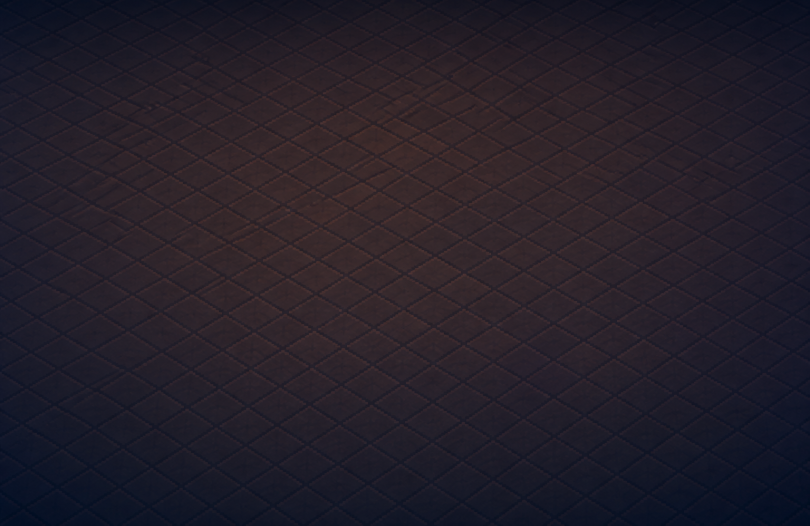
#> input picture art/floor.png, 2430 x 1576 px (shown at 1/3 size)
$ python build_office.py
#> lines starting #> are read from the running program, lines starting #| are printed output that depends on the picture
"""Compose the RADE OFFICE room (dashboard v2) out of the sprites cut from the pack.

The reference shot frames the room close up: one long back wall across the top,
big night windows in it, and a floor that runs off every edge. That is what the
geometry here reproduces. Two scales are deliberate — the floor keeps the pack's
native tile so the grid stays fine, while furniture and bots are doubled, because
in the reference a desk is about two and a half tiles wide and the pack's desk
sprite is barely one.

Everything that never moves is baked into one PNG; the bots, the desk monitors
and the screen glow are drawn live by the page, so all this file has to get right
is the geometry, which it writes out next to the PNG as JSON.
"""
import json
import os

from PIL import Image, ImageDraw

HERE = os.path.dirname(os.path.abspath(__file__))
SPR = os.path.join(HERE, "art", "sprites")
OUT = os.path.join(HERE, "static", "office")

W, H = 1040, 590
TW, TH = 76, 38               # floor diamond, kept at the pack's own size
K = 2                         # furniture / character upscale

# the wall/floor seam: nearly level, dropping very slightly to the left
BASE0, SLOPE = 232.0, -0.085


def base(x):
    return BASE0 + SLOPE * x


_cache = {}


def s(name, flip=False, k=1):
    key = (name, flip, k)
    if key not in _cache:
        im = Image.open(os.path.join(SPR, name + ".png")).convert("RGBA")
        if flip:
            im = im.transpose(Image.FLIP_LEFT_RIGHT)
        if k != 1:
            im = im.resize((int(im.width * k), int(im.height * k)), Image.NEAREST)
        _cache[key] = im
    return _cache[key]


def put(im, sp, x, y):
    """anchor a sprite by its bottom centre"""
    im.alpha_composite(sp, (int(x - sp.width / 2), int(y - sp.height)))


# ---------------------------------------------------------------- floor
FLOOR = os.path.join(HERE, "art", "floor.png")
FLOOR_TOP = 120          # it starts above the wall seam; the wall covers the rest


def floor(im):
    """One painted floor rather than a tiled one. Its whole width is fitted to
    the room so the tiles stay as fine as they are in the source picture, and
    only the height is cropped."""
    f = Image.open(FLOOR).convert("RGBA")
    k = W / f.width
    f = f.resize((W, round(f.height * k)), Image.LANCZOS)
    h = H - FLOOR_TOP
    y0 = (f.height - h) // 2 + 40    # the middle of the source is the lit part
    im.alpha_composite(f.crop((0, y0, W, y0 + h)), (0, FLOOR_TOP))


# ---------------------------------------------------------------- wall
BRICK_A = (58, 49, 72)
BRICK_B = (51, 43, 64)
MORTAR = (39, 32, 50)
SKIRT = (32, 26, 42)
STONE = (146, 126, 112)


def wall(im):
    d = ImageDraw.Draw(im)
    for x in range(W):
        b = base(x)
        d.line([(x, 0), (x, b)], fill=BRICK_A if (x // 26) % 2 else BRICK_B)
        # courses run level with the seam so the brick reads as one flat face
        for k in range(0, 14):
            y = b - 9 - k * 19
            if y > 0:
                d.point((x, y), fill=MORTAR)
        if (x // 13) % 2 == 0:
            for k in range(0, 14):
                y = b - 9 - k * 19
                if y > 0:
                    d.line([(x, y), (x, y - 18)], fill=MORTAR)
        # skirting board, and the shadow the wall drops on the floor
        d.line([(x, b - 8), (x, b)], fill=SKIRT)
        d.line([(x, b + 1), (x, b + 7)], fill=(24, 19, 32))


def window(im, x0, x1, y0, y1, panes=3):
    """A panoramic window: night city inside, stone frame and mullions outside."""
    city = s("weather_07")
    # tile the skyline instead of stretching it, or the towers come out smeared
    tile = city.crop((6, 6, city.width - 6, city.height - 6))
    tile = tile.resize((tile.width * 3, tile.height * 3), Image.NEAREST)
    tile = tile.crop((0, tile.height - (y1 - y0), tile.width, tile.height))
    strip = Image.new("RGBA", (x1 - x0, y1 - y0))
    for x in range(0, x1 - x0, tile.width):
        strip.alpha_composite(tile, (x, 0))
    im.alpha_composite(strip, (x0, y0))
    d = ImageDraw.Draw(im)
    for w in range(9):                                    # frame
        d.rectangle([x0 - w - 1, y0 - w - 1, x1 + w, y1 + w],
                    outline=STONE if 2 < w < 7 else (92, 78, 70))
    for i in range(1, panes):                             # mullions
        mx = x0 + (x1 - x0) * i // panes
        d.rectangle([mx - 6, y0, mx + 6, y1], fill=(112, 96, 86))
        d.line([(mx - 6, y0), (mx - 6, y1)], fill=STONE)
        d.line([(mx + 6, y0), (mx + 6, y1)], fill=(74, 62, 56))
    d.rectangle([x0 - 13, y1 + 8, x1 + 12, y1 + 19], fill=(120, 103, 92))   # sill
    d.rectangle([x0 - 13, y1 + 8, x1 + 12, y1 + 10], fill=(163, 143, 128))


# [6 lines left out: function conduit, not called in this run]


# ---------------------------------------------------------------- contents
KD = 2.2                       # desks read as big workstations in the reference

# every position below is the reference shot's own layout, scaled 0.84 into
# world pixels, so the room reads the same way it does there
DESKS = [(168, 392), (466, 392), (764, 392),
         (285, 534), (588, 534), (886, 534)]

# the two hand-drawn characters bring their own chair, desk and monitor, so
# their slots get nothing baked under them (see extract_chars.py)
OWN = [3, 4]

# name, x, y (floor anchor), scale
PROPS = [
    ("furni_25", 250, 242, 1.7), ("furni_31", 350, 248, 1.7),      # planters
    ("anim_08", 522, 204, 1.53),                                   # sofa, two bots on it
    ("furni_06", 615, 242, 1.62),                                  # coffee table
    ("furni_14", 628, 224, 1.25), ("furni_13", 726, 236, 1.7),     # fridge, coffee bar
    ("furni_16", 800, 248, 1.2),
    ("rack_a", 950, 250, 1.9), ("rack_b", 1016, 270, 1.7),
    ("furni_15", 44, 528, 1.65), ("furni_23", 108, 502, 1.9),      # cooler, palm
    ("furni_08", 986, 530, 1.9), ("furni_10", 1022, 480, 1.6),     # shelf, lamp table
    ("furni_17", 36, 574, 1.6),
    ("furni_34", 404, 334, 1.6), ("furni_29", 150, 270, 1.5),
]


# [31 lines left out: functions tint, lamp, vignette, not called in this run]


def build():
    im = Image.new("RGBA", (W, H), (13, 10, 20, 255))
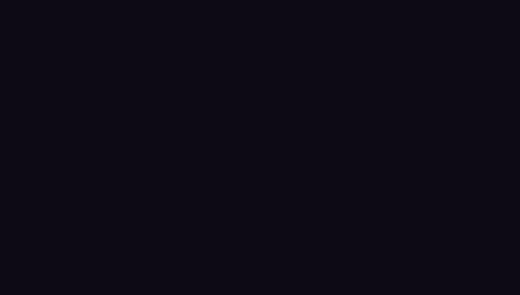
#> im: PIL image 1040x590 RGBA (shown at 1/2 size); mean R, G, B, A 13, 10, 20, 255
    floor(im)
#> in floor, `f = f.resize((W, round(f.height * k)), Image.LANCZOS)`:
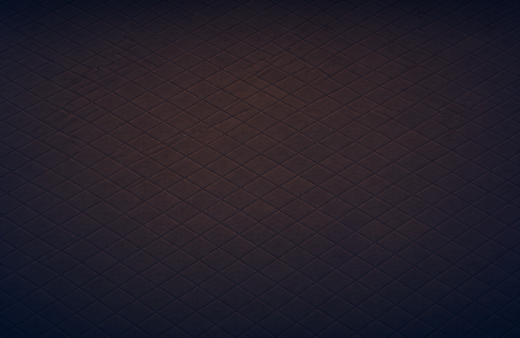
#> f: PIL image 1040x675 RGBA (shown at 1/2 size); mean R, G, B, A 36.1, 30.5, 40.5, 255
#> in floor, `im.alpha_composite(f.crop((0, y0, W, y0 + h)), (0, FLOOR_TOP))`:
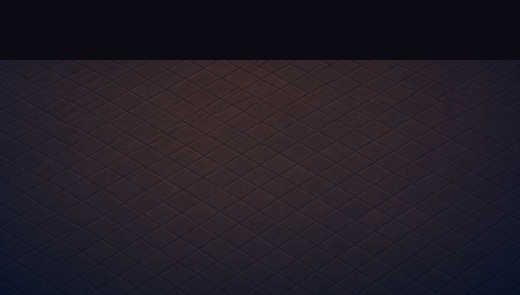
#> im: PIL image 1040x590 RGBA (shown at 1/2 size); mean R, G, B, A 34.6, 28.2, 37.5, 255
    wall(im)
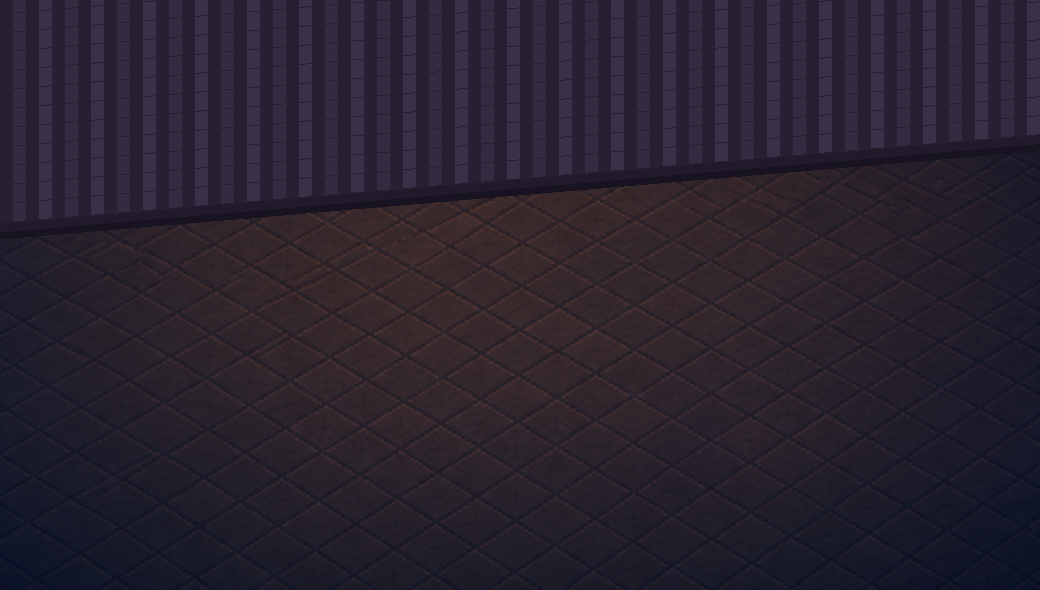
#> im: PIL image 1040x590 RGBA; mean R, G, B, A 40.9, 34, 46.9, 255

    window(im, 242, 596, 18, 186, panes=3)
    conduit(im)

    put(im, s("neon_rade", k=2.2), 84, 104)
    put(im, s("poster", k=1.2), 186, 208)
    put(im, s("deco_00", k=1.1), 693, 90)         # COFFEE
    put(im, s("deco_04", k=1.7), 783, 112)        # corkboard
    lamp(im, s("deco_01", k=1.6), 330, 84)
    lamp(im, s("deco_02", k=1.6), 640, 80)
    put(im, s("door_00", k=1.6), 873, 190)

    items = [(y, name, x, k) for name, x, y, k in PROPS]
    items += [(y, "desk", x, KD) for i, (x, y) in enumerate(DESKS) if i not in OWN]
    for y, name, x, k in sorted(items):
        put(im, tint(s(name, k=k), .74) if name == "desk" else s(name, k=k), x, y)
        if name == "desk":
            put(im, s("door_10", k=1.15), x - 92, y + 6)   # the PC tower beside it
            put(im, s("furni_30", k=1.1), x + 62, y - 62)  # a plant on the desk
            put(im, s("furni_02", k=0.8), x - 58, y - 62)  # and a mug

    vignette(im)
    im.convert("RGB").save(os.path.join(OUT, "room.png"))
    json.dump({
        "world": [W, H],
        "desks": [{"x": x, "y": y} for x, y in DESKS],
        "own": OWN,
        "clock": {"x": 96, "y": 188},
        "scale": K,
    }, open(os.path.join(OUT, "room.json"), "w"), indent=1)
    print("->", os.path.join(OUT, "room.png"), im.size)


# ---------------------------------------------------------------- sprites for the page
POSES = ("type_a", "type_b", "error", "cheer", "sleep")
WALK = ("chars_10", "chars_11", "chars_12", "chars_13")


# [31 lines left out: functions hue_shift, ship, not called in this run]


if __name__ == "__main__":
    os.makedirs(OUT, exist_ok=True)
#> (the run stopped early here; a loop or call above may not have finished)

$ run again, with art/contact_anim.png copied over art/floor.png
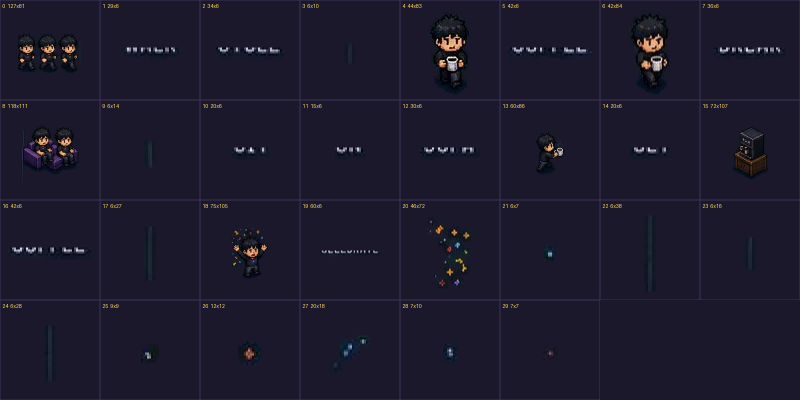
#> input picture art/contact_anim.png, 1600 x 800 px (shown at 1/2 size)
#> in floor, `im.alpha_composite(f.crop((0, y0, W, y0 + h)), (0, FLOOR_TOP))`:
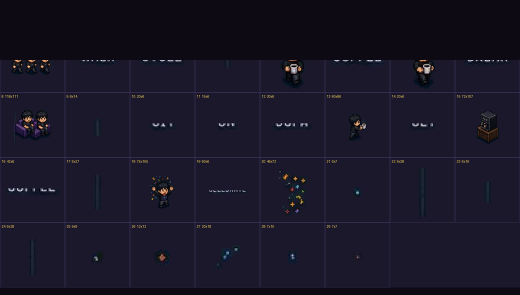
#> im: PIL image 1040x590 RGBA (shown at 1/2 size); mean R, G, B, A 25.8, 22.2, 39.4, 255
#> in build, `wall(im)`:
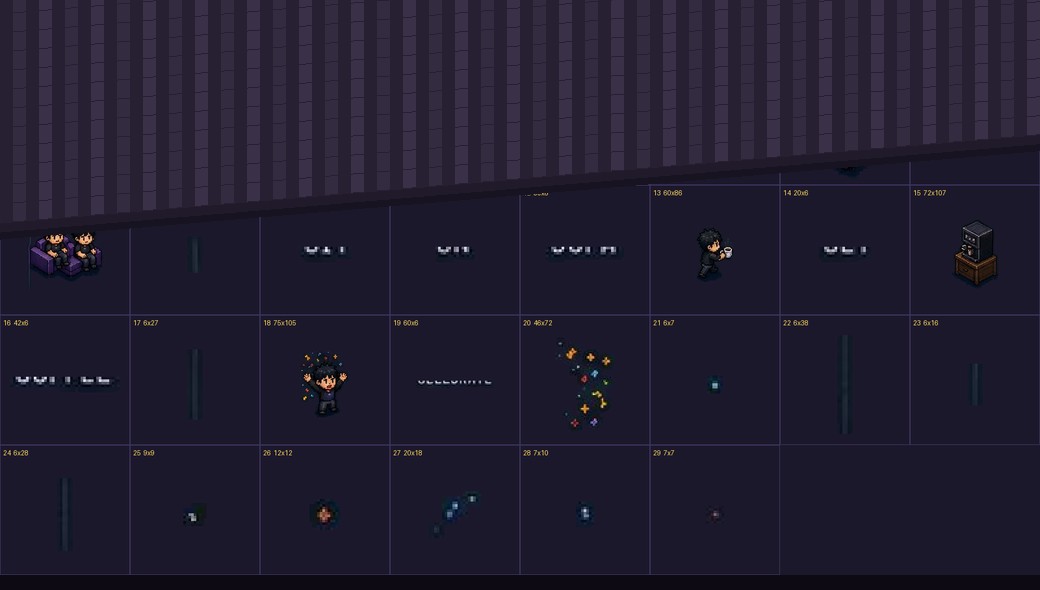
#> im: PIL image 1040x590 RGBA; mean R, G, B, A 34.1, 29.1, 48.3, 255

$ run again, with art/contact_chars.png copied over art/floor.png
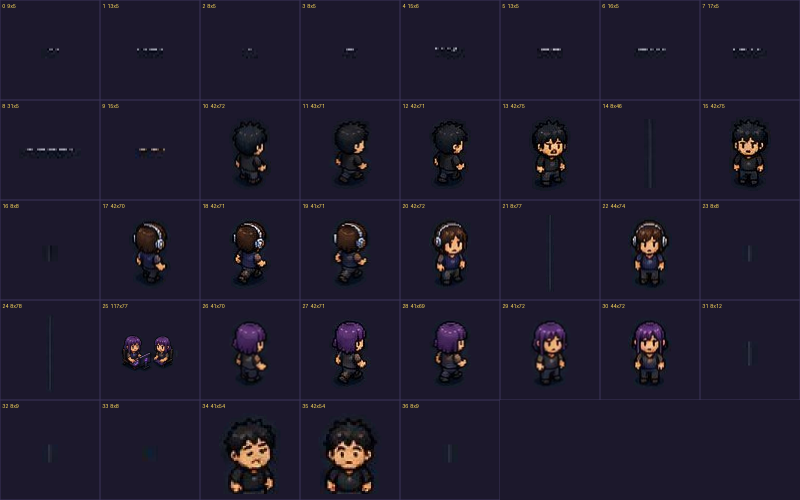
#> input picture art/contact_chars.png, 1600 x 1000 px (shown at 1/2 size)
#> in floor, `im.alpha_composite(f.crop((0, y0, W, y0 + h)), (0, FLOOR_TOP))`:
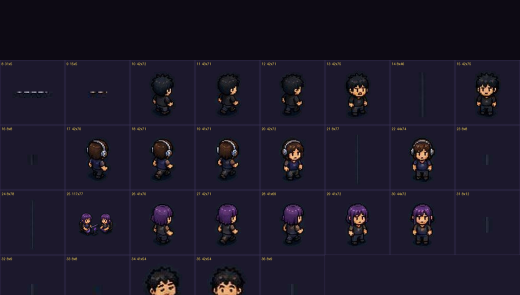
#> im: PIL image 1040x590 RGBA (shown at 1/2 size); mean R, G, B, A 27.7, 23.4, 39.8, 255
#> in build, `wall(im)`:
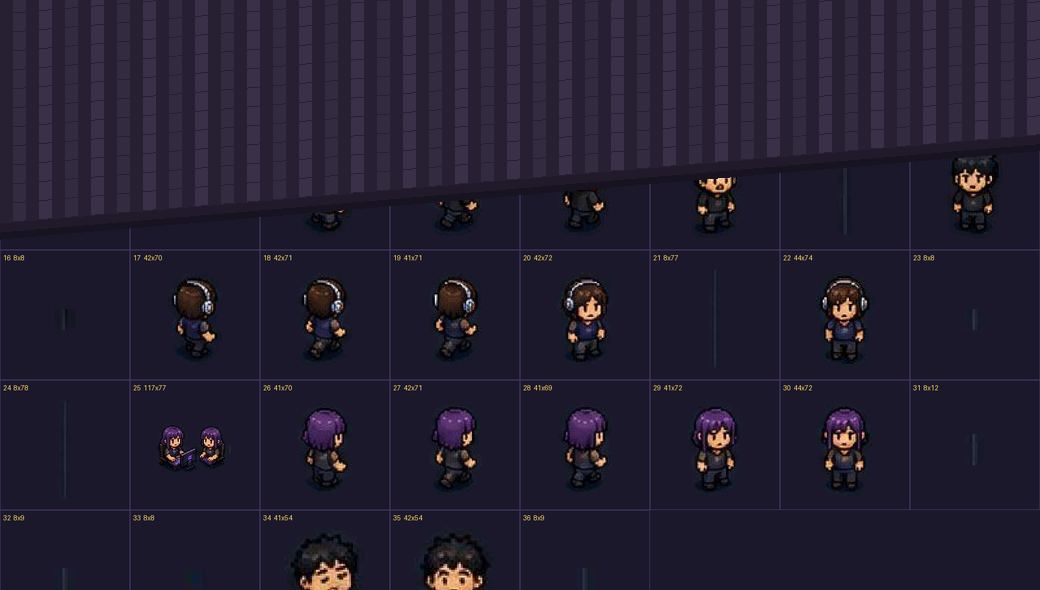
#> im: PIL image 1040x590 RGBA; mean R, G, B, A 36.1, 30.4, 48.9, 255
